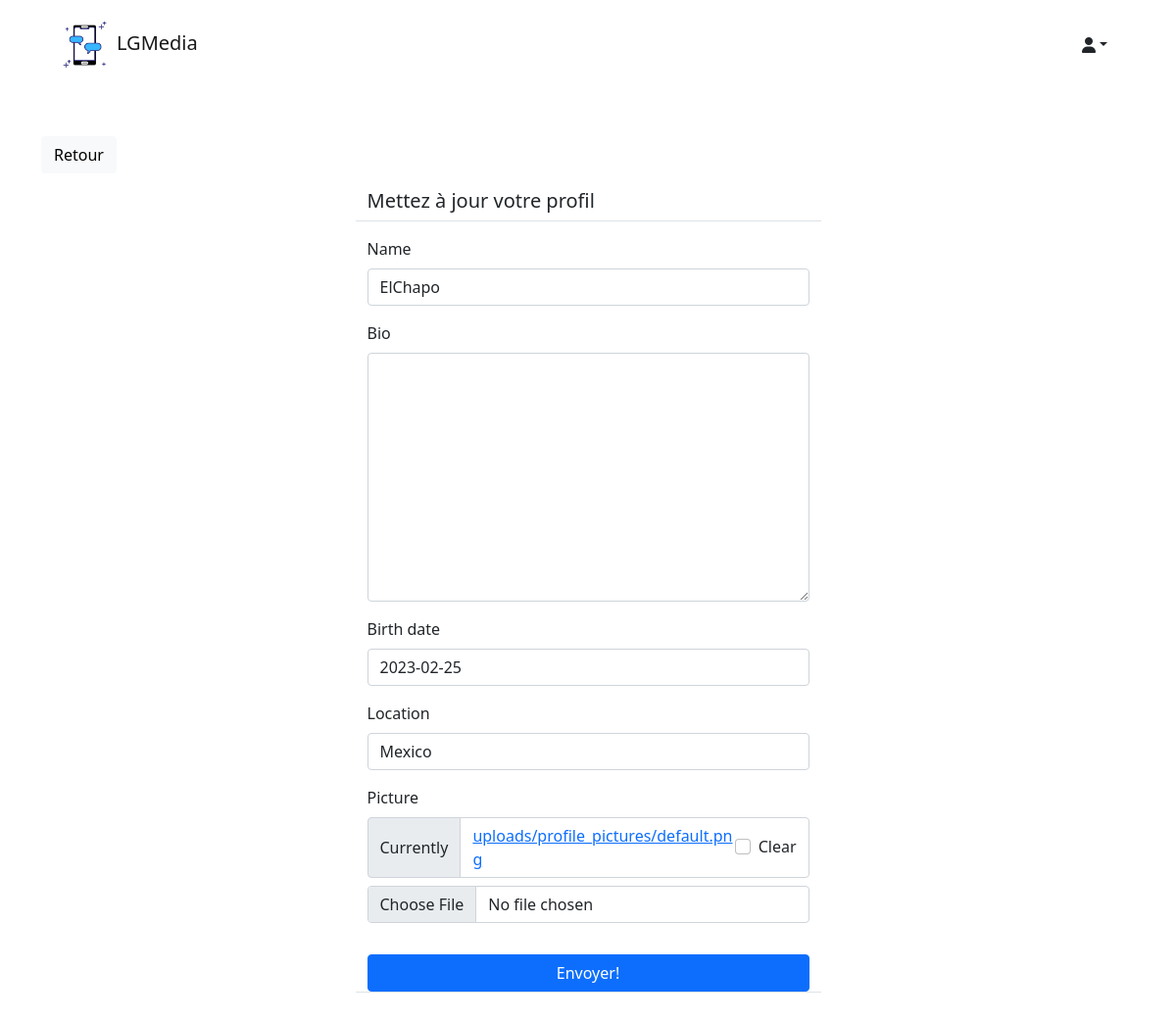
The page /social/profile/edit/1/ (signed in) on the database its author committed.
### social/models.py (models this page shows)
class UserProfile(models.Model):
	user = models.OneToOneField(User, primary_key=True, verbose_name='user', related_name='profile', on_delete=models.CASCADE)
	name = models.CharField(max_length=30, blank=True, null=True)
	bio = models.TextField(max_length=500, blank=True, null=True)
	birth_date=models.DateField(null=True, blank=True)
	location = models.CharField(max_length=100, blank=True, null=True)
	picture = models.ImageField(upload_to='uploads/profile_pictures', default='uploads/profile_pictures/default.png', blank=True)
	followers = models.ManyToManyField(User, blank=True, related_name='followers')

### social/views.py (the view, shortened to what this page needs)
# urls.py: path('profile/edit/<int:pk>/', ProfileEditView.as_view(), name='profile-edit'),
class ProfileEditView(LoginRequiredMixin, UserPassesTestMixin, UpdateView):
    model = UserProfile
    fields = ['name', 'bio', 'birth_date', 'location', 'picture']
    template_name = 'social/profile_edit.html'
    def test_func(self): #test de vérification
        profile = self.get_object()
        return self.request.user == profile.user

### social/templates/social/profile_edit.html (shortened to what this page needs)
{% extends 'landing/base.html' %}
{% load crispy_forms_tags %}
{% block content %}
<div class="container">
    <div class="row mt-5">
        <div class="col-md-5 col-sm-6">
            <a href="{% url 'profile' object.pk %}" class="btn btn-light">Retour</a>
        </div>
    </div>
    <div class="row justify-content-center mt-3">
        <div class="col-md-5 col-sm-12 border-bottom">
            <h5>Mettez à jour votre profil</h5>
        </div>
    </div>
    <div class="row justify-content-center mt-3 mb-5">
        <div class="col-md-5 col-sm-12 border-bottom">
            <form method="POST" enctype="multipart/form-data">
                {{ form | crispy }}
                <div class="d-grid gap-2">
                    <button class="btn btn-primary mt-3">Envoyer!</button>
                </div>
            </form>
        </div>
    </div>
</div>
{% endblock content %}

### rows shown on the page
UserProfile: name "ElChapo", birth_date "2023-02-25", location "Mexico"
